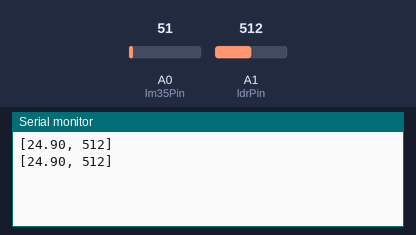
Bench run of a sketch on a simulated Arduino Uno, built with avr-gcc and run on an emulated ATmega328P. Parts: the last lines printed to the serial monitor. Inputs (shaded band) come from the test bench; at power-on: A0 (lm35Pin) = 51, A1 (ldrPin) = 512.

Above: at 1.8 s.
1.9 s: A0 (lm35Pin) set to 61
At 2.8 s:
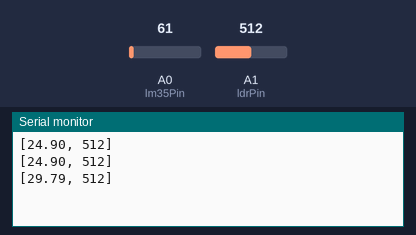
3.4 s: A1 (ldrPin) set to 716
At 4.7 s:
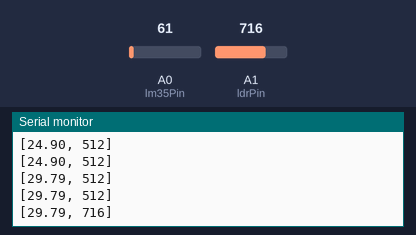
4.9 s: A0 (lm35Pin) set to 71
At 5.4 s:
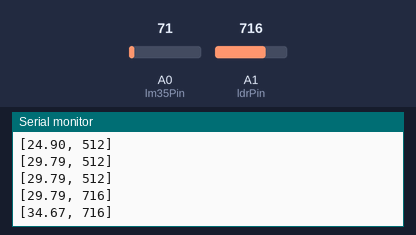
6.4 s: A1 (ldrPin) set to 900
At 7.8 s:
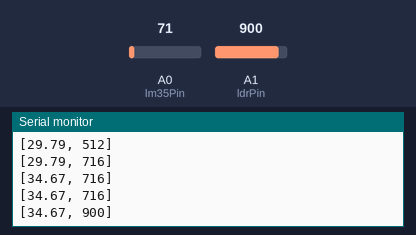
Timing chart, 0 to 8.9 s (numbered marks = the images above; inputs shaded):
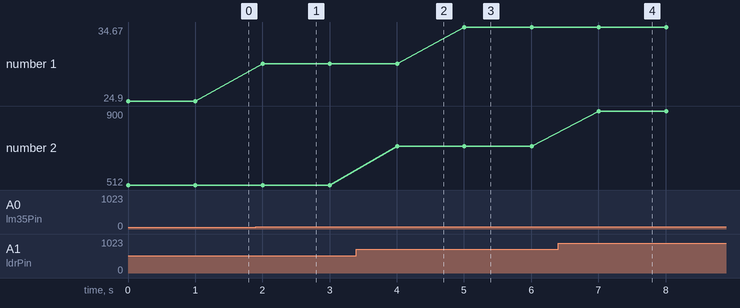

The sketch:

Temp_LDR_Serial_Reader.ino
```cpp
const int lm35Pin = A0;  // LM35 temperature sensor on A0
const int ldrPin = A1;   // LDR sensor on A1

void setup() {
    Serial.begin(115200);  // Start serial communication
}

void loop() {
    // Read temperature from LM35 (in Celsius)
    int tempRaw = analogRead(lm35Pin);
    float temperature = (tempRaw * 5.0 / 1024.0) * 100.0;

    // Read light intensity from LDR
    int ldrValue = analogRead(ldrPin);

    // Send data as a JSON-like string
    Serial.print("[");
    Serial.print(temperature, 2);
    Serial.print(", ");
    Serial.print(ldrValue);
    Serial.println("]");

    delay(1000);  // Send data every second
}
```

Measured:
- after the input at 1.9 s, the serial monitor: prints a new line after 0.10 s (image 1)
- after the input at 3.4 s, the serial monitor: prints a new line after 0.60 s (image 2)
- after the input at 4.9 s, the serial monitor: prints a new line after 0.10 s (image 3)
- after the input at 6.4 s, the serial monitor: prints a new line after 0.61 s (image 4)
- plotted number 1: 24.9 → 29.79 after the input at 1.9 s, 29.79 → 34.67 after the input at 4.9 s
- plotted number 2: 512 → 716 after the input at 3.4 s, 716 → 900 after the input at 6.4 s
